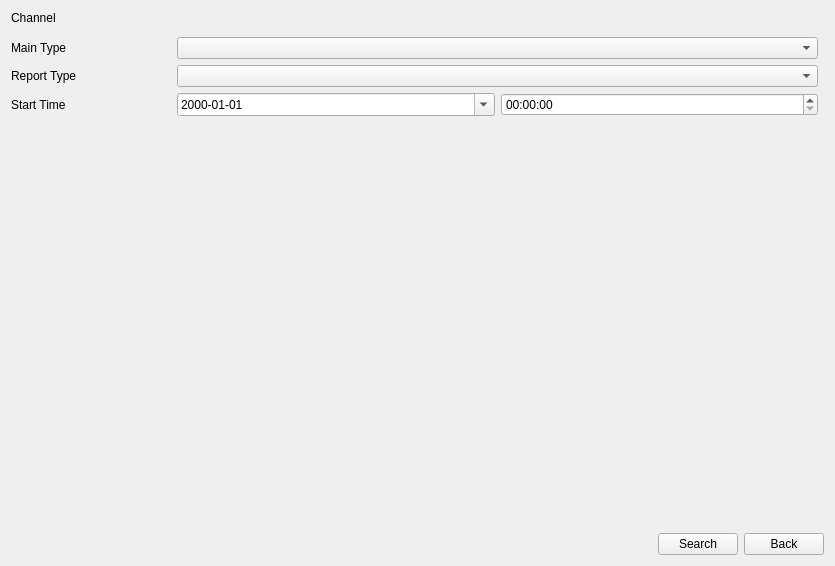
<?xml version="1.0" encoding="UTF-8"?>
<ui version="4.0">
 <class>HeatMapAnalysis</class>
 <widget class="QWidget" name="HeatMapAnalysis">
  <property name="geometry">
   <rect>
    <x>0</x>
    <y>0</y>
    <width>835</width>
    <height>566</height>
   </rect>
  </property>
  <property name="windowTitle">
   <string>Form</string>
  </property>
  <layout class="QVBoxLayout" name="verticalLayout_4">
   <item>
    <widget class="QStackedWidget" name="stackedWidget">
     <widget class="QWidget" name="pageSearch">
      <layout class="QVBoxLayout" name="verticalLayout_3">
       <property name="leftMargin">
        <number>0</number>
       </property>
       <property name="topMargin">
        <number>0</number>
       </property>
       <property name="rightMargin">
        <number>0</number>
       </property>
       <property name="bottomMargin">
        <number>0</number>
       </property>
       <item>
        <layout class="QGridLayout" name="gridLayout">
         <item row="0" column="0">
          <widget class="QWidget" name="widgetChannel" native="true">
           <property name="sizePolicy">
            <sizepolicy hsizetype="Preferred" vsizetype="Preferred">
             <horstretch>1</horstretch>
             <verstretch>0</verstretch>
            </sizepolicy>
           </property>
           <layout class="QVBoxLayout" name="verticalLayout">
            <property name="leftMargin">
             <number>0</number>
            </property>
            <property name="topMargin">
             <number>0</number>
            </property>
            <property name="rightMargin">
             <number>0</number>
            </property>
            <property name="bottomMargin">
             <number>0</number>
            </property>
            <item>
             <widget class="QLabel" name="labelChannel">
              <property name="sizePolicy">
               <sizepolicy hsizetype="Preferred" vsizetype="Preferred">
                <horstretch>1</horstretch>
                <verstretch>0</verstretch>
               </sizepolicy>
              </property>
              <property name="text">
               <string>Channel</string>
              </property>
             </widget>
            </item>
            <item>
             <widget class="QWidget" name="widget" native="true">
              <property name="sizePolicy">
               <sizepolicy hsizetype="Preferred" vsizetype="Preferred">
                <horstretch>0</horstretch>
                <verstretch>1</verstretch>
               </sizepolicy>
              </property>
             </widget>
            </item>
           </layout>
          </widget>
         </item>
         <item row="3" column="0">
          <widget class="QLabel" name="label_startTime">
           <property name="text">
            <string>Start Time</string>
           </property>
          </widget>
         </item>
         <item row="4" column="0" colspan="3">
          <spacer name="verticalSpacer">
           <property name="orientation">
            <enum>Qt::Vertical</enum>
           </property>
           <property name="sizeHint" stdset="0">
            <size>
             <width>20</width>
             <height>40</height>
            </size>
           </property>
          </spacer>
         </item>
         <item row="2" column="0">
          <widget class="QLabel" name="label_reportType">
           <property name="text">
            <string>Report Type</string>
           </property>
          </widget>
         </item>
         <item row="1" column="0">
          <widget class="QLabel" name="label_mainType">
           <property name="text">
            <string>Main Type</string>
           </property>
          </widget>
         </item>
         <item row="1" column="1">
          <widget class="ComboBox" name="comboBox_mainType"/>
         </item>
         <item row="2" column="1">
          <widget class="ComboBox" name="comboBox_reportType"/>
         </item>
         <item row="0" column="1">
          <widget class="CheckBoxGroup" name="checkBoxGroupChannel" native="true">
           <property name="sizePolicy">
            <sizepolicy hsizetype="Preferred" vsizetype="Preferred">
             <horstretch>4</horstretch>
             <verstretch>0</verstretch>
            </sizepolicy>
           </property>
          </widget>
         </item>
         <item row="3" column="1">
          <widget class="QWidget" name="widget_2" native="true">
           <layout class="QHBoxLayout" name="horizontalLayout_3">
            <property name="leftMargin">
             <number>0</number>
            </property>
            <property name="topMargin">
             <number>0</number>
            </property>
            <property name="rightMargin">
             <number>0</number>
            </property>
            <property name="bottomMargin">
             <number>0</number>
            </property>
            <item>
             <widget class="MyDateEdit" name="dateEditStartDate">
              <property name="displayFormat">
               <string>yyyy-MM-dd</string>
              </property>
              <property name="calendarPopup">
               <bool>true</bool>
              </property>
              <property name="style" stdset="0">
               <string>white</string>
              </property>
             </widget>
            </item>
            <item>
             <widget class="MyTimeEdit" name="timeEditStartTime">
              <property name="displayFormat">
               <string>HH:mm:ss</string>
              </property>
             </widget>
            </item>
           </layout>
          </widget>
         </item>
        </layout>
       </item>
       <item>
        <layout class="QHBoxLayout" name="horizontalLayout">
         <item>
          <spacer name="horizontalSpacer">
           <property name="orientation">
            <enum>Qt::Horizontal</enum>
           </property>
           <property name="sizeHint" stdset="0">
            <size>
             <width>40</width>
             <height>20</height>
            </size>
           </property>
          </spacer>
         </item>
         <item>
          <widget class="MyPushButton" name="pushButton_search">
           <property name="text">
            <string>Search</string>
           </property>
          </widget>
         </item>
         <item>
          <widget class="MyPushButton" name="pushButton_back">
           <property name="text">
            <string>Back</string>
           </property>
          </widget>
         </item>
        </layout>
       </item>
      </layout>
     </widget>
     <widget class="QWidget" name="pageResult">
      <layout class="QVBoxLayout" name="verticalLayout_2">
       <property name="leftMargin">
        <number>0</number>
       </property>
       <property name="topMargin">
        <number>0</number>
       </property>
       <property name="rightMargin">
        <number>0</number>
       </property>
       <property name="bottomMargin">
        <number>0</number>
       </property>
       <item>
        <layout class="QHBoxLayout" name="horizontalLayout_2">
         <item>
          <widget class="QLabel" name="labelChannel2">
           <property name="sizePolicy">
            <sizepolicy hsizetype="Preferred" vsizetype="Preferred">
             <horstretch>1</horstretch>
             <verstretch>0</verstretch>
            </sizepolicy>
           </property>
           <property name="text">
            <string>Channel</string>
           </property>
          </widget>
         </item>
         <item>
          <widget class="ComboBox" name="comboBoxChannel">
           <property name="sizePolicy">
            <sizepolicy hsizetype="Preferred" vsizetype="Fixed">
             <horstretch>4</horstretch>
             <verstretch>0</verstretch>
            </sizepolicy>
           </property>
          </widget>
         </item>
        </layout>
       </item>
       <item>
        <widget class="QWidget" name="widgetResultContent" native="true">
         <property name="sizePolicy">
          <sizepolicy hsizetype="Preferred" vsizetype="Expanding">
           <horstretch>0</horstretch>
           <verstretch>0</verstretch>
          </sizepolicy>
         </property>
         <property name="focusPolicy">
          <enum>Qt::StrongFocus</enum>
         </property>
         <layout class="QGridLayout" name="gridLayoutResult"/>
        </widget>
       </item>
       <item>
        <layout class="QHBoxLayout" name="horizontalLayout_5">
         <item>
          <spacer name="horizontalSpacer_2">
           <property name="orientation">
            <enum>Qt::Horizontal</enum>
           </property>
           <property name="sizeHint" stdset="0">
            <size>
             <width>40</width>
             <height>20</height>
            </size>
           </property>
          </spacer>
         </item>
         <item>
          <widget class="MyPushButton" name="pushButtonBackupAll">
           <property name="text">
            <string>Backup All</string>
           </property>
          </widget>
         </item>
         <item>
          <widget class="MyPushButton" name="pushButtonBackup">
           <property name="text">
            <string>Backup</string>
           </property>
          </widget>
         </item>
         <item>
          <widget class="MyPushButton" name="pushButtonResultBack">
           <property name="text">
            <string>Back</string>
           </property>
          </widget>
         </item>
        </layout>
       </item>
      </layout>
     </widget>
    </widget>
   </item>
  </layout>
 </widget>
 <customwidgets>
  <customwidget>
   <class>ComboBox</class>
   <extends>QComboBox</extends>
   <header>combobox.h</header>
  </customwidget>
  <customwidget>
   <class>MyPushButton</class>
   <extends>QPushButton</extends>
   <header>mypushbutton.h</header>
  </customwidget>
  <customwidget>
   <class>CheckBoxGroup</class>
   <extends>QWidget</extends>
   <header>checkboxgroup.h</header>
   <container>1</container>
  </customwidget>
  <customwidget>
   <class>MyTimeEdit</class>
   <extends>QTimeEdit</extends>
   <header>mytimeedit.h</header>
  </customwidget>
  <customwidget>
   <class>MyDateEdit</class>
   <extends>QDateEdit</extends>
   <header>mydateedit.h</header>
  </customwidget>
 </customwidgets>
 <resources/>
 <connections/>
</ui>
